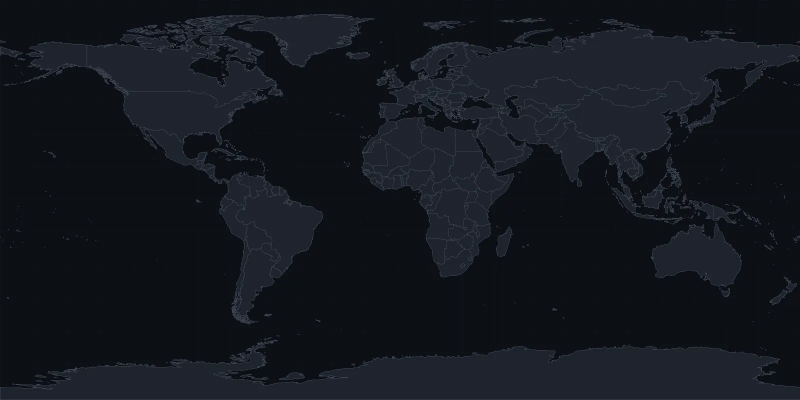
#> input picture app/growth_static/world.webp, 1600 x 800 px (shown at 1/2 size)
$ python -i og.py   (imports and definitions only)
#> lines starting #> are read from the running program, lines starting #| are printed output that depends on the picture
#> further down, picture is the input picture: PIL image 1600x800 RGB; mean R, G, B 19.3, 23.8, 30.5
"""Per-page Open Graph / Twitter share images (1200x630) in the current SpaceX design.

Every public page's og:image and twitter:image points at /og/<page>.png (stories at
/og/wire/<id>.png). Images are rendered with Pillow from that page's own hero still,
darkened, with the page title, a small white B mark beside the "blackout.network" wordmark and
the optional "Global threat monitoring" tagline. No yellow, no old dashboard tile,
no image credits, no emoji. Rank is a small grey label, or red when the rank is 7+.

Cached on disk per page/story, keyed to the content. Social caches are busted with
a ?v= query. Replaces the single static card at /icons/icon-og-v2-1200x630.png.
"""
from __future__ import annotations

import hashlib, html, io, os, re, tempfile, threading
from pathlib import Path

from PIL import Image, ImageDraw, ImageFont, ImageFilter, ImageEnhance

SITE = "https://blackout.network"
BRAND = "BLACKOUT.NETWORK"
WORDMARK = "blackout.network"
TAGLINE = "Global threat monitoring"
HANDLE = "@BlkoutNtw"
# Static square logo for /wire/<id> share tags when photo cards are off (Matt, Nov 27 2026).
# New filename rather than a ?v= bump of og.VERSION.
# Severity colours (Matt, Nov 27 8:47 PM ET): background behind the B uses the
# Refresh-button fill stops from PR #293. Per-severity filenames bust the X cache
# without bumping VERSION.
STORY_SHARE_IMAGE = f"{SITE}/img/share-logo-1200.png"
STORY_SHARE_SIZE = 1200
# Exact #293 Refresh fill stops: yellow, orange, red.
SHARE_YELLOW = (255, 229, 102)  # #FFE566
SHARE_ORANGE = (255, 154, 26)   # #FF9A1A
SHARE_RED = (255, 90, 60)       # #FF5A3C
SHARE_INK = (11, 13, 16)        # #0B0D10 — dark B on the three fills (WCAG AA)
STORY_SHARE_BY_TIER = {
    "black": STORY_SHARE_IMAGE,
    "yellow": f"{SITE}/img/share-logo-1200-yellow.png",
    "orange": f"{SITE}/img/share-logo-1200-orange.png",
    "red": f"{SITE}/img/share-logo-1200-red.png",
}
VERSION = "25"  # do not bump; per-severity image URLs bust the X cache instead
W, H = 1200, 630

BASE = Path(__file__).resolve().parent
FONTS = BASE / "static" / "fonts"
NEWS_FONTS = BASE / "static" / "newsletter" / "fonts"
MONT_VAR = FONTS / "Montserrat-VariableFont_wght.ttf"
INTER_BOLD = NEWS_FONTS / "Inter-Bold.ttf"
INTER_MED = NEWS_FONTS / "Inter-Medium.ttf"

# Dark theme tokens (greys brightening to white; red only for rank 7+)
BG = (5, 6, 10)
WHITE = (255, 255, 255)
TITLE = (255, 255, 255)
MUTED = (160, 166, 176)
WORD = (220, 223, 230)
TAG = (140, 146, 156)
RANK_GREY = (168, 174, 184)
RANK_RED = (200, 16, 46)  # rank 7+ only
YELLOW_MAX = 28  # reject leftover yellow from the old card

# Page card copy + background. bg is ("media", "hero-d.jpg") from theme_static/media,
# or ("wire", "iss070e062746.webp") from wire_v2_static/img. Stills are the same
# licensed / original heroes already on the page (NASA, SDO, our own captures).
# Pages without a unique hero use the site hero still, never a fabricated event photo.
PAGES = {
    "home": dict(path="/", title="Global threat monitoring | BLACKOUT.NETWORK",
                 card="Global threat monitoring",
                 desc="Global threat monitoring: independent, sourced early-warning signals on US and world threats, ranked 0 to 10 and updated around the clock. Not official alerts.",
                 bg=("media", "hero-d.jpg"), tagline=True),
    "live": dict(path="/live", title="BLACKOUT.NETWORK · Global threat monitoring",
                 card="Live dashboard",
                 desc="Independent, sourced early-warning signals on US and global threats: threat alerts and breaking news, updated around the clock. Not official alerts.",
                 bg=("media", "lvvid-d.jpg"), tagline=True),
    "wire": dict(path="/wire", title="The Wire: live threat feed | BLACKOUT.NETWORK",
                 card="The Wire",
                 desc="BLACKOUT.NETWORK's free early-warning feed: outbreaks, quakes, cyber attacks, unrest and conflict, each ranked 0–10 and linked to its sources. Research only, not official alerts.",
                 bg=("wire", "iss070e062746.webp"), tagline=True),
    "map": dict(path="/map", title="Heat map | BLACKOUT.NETWORK",
                card="Heat map",
                desc="Full-screen live heat map of ranked alerts from the last 7 days: conflicts, weather and quakes, outbreaks, outages and unrest.",
                bg=("media", "hmvid-d.jpg"), tagline=True),
    "crime": dict(path="/crime", title="Crime map and statistics near you: ZIP, city, county, country | BLACKOUT.NETWORK",
                  card="Crime",
                  desc="Look up crime for any US ZIP code, city, county or state, or any country: official FBI rates per 100,000 with trends, near-real-time incident heat maps for 16 US cities, a US county map and a world homicide map.",
                  bg=("media", "crvid-d.jpg"), tagline=True),
    "streams": dict(path="/streams", title="Live TV & Radio | BLACKOUT.NETWORK",
                    card="Live TV & Radio",
                    desc="Watch news channels streaming live right now on BLACKOUT.NETWORK, each one watched and transcribed so you can catch breaking events as they air.",
                    bg=("media", "tvvid-d.jpg"), tagline=True),
    "broadcasts": dict(path="/broadcasts", title="Live Broadcasts: wire, TV and radio | BLACKOUT.NETWORK",
                       card="Live Broadcasts",
                       desc="Live wire, local TV and radio transcripts on BLACKOUT.NETWORK, searched for threat keywords and color-coded by category as they come in, around the clock.",
                       bg=("media", "bcvid-d.jpg"), tagline=True),
    "radio": dict(path="/radio", title="Radio: number stations and live HF | BLACKOUT.NETWORK",
                  card="Live Radio",
                  desc="Listen to number stations, military HF and live radio on BLACKOUT.NETWORK, playable right in the browser, with a rolling transcript and a location filter.",
                  bg=("media", "rdvid-d.jpg"), tagline=True),
    "solar": dict(path="/solar", title="Solar & Seismic: space weather and quakes | BLACKOUT.NETWORK",
                  card="Solar & Seismic",
                  desc="Space weather and earthquakes on BLACKOUT.NETWORK: solar flares, geomagnetic storms, the Kp index and live global quakes, plus a solar–quake correlation lab.",
                  bg=("media", "cover-d.jpg"), tagline=True),  # SDO solar flare, 2016, public domain; same still as the site coverage band
    "weather": dict(path="/weather", title="Weather: alerts and forecast | BLACKOUT.NETWORK",
                    card="Weather",
                    desc="Current conditions, official severe-weather alerts and the forecast for any place you choose, on BLACKOUT.NETWORK. Free, with no account or sign-up needed.",
                    bg=("media", "noise-d.jpg"), tagline=True),  # NASA ISS imagery of Hurricane Dorian, 2019, public domain; also the site ranking-band still
    "network": dict(path="/grid", title="The Grid: power grid, internet and cloud status | BLACKOUT.NETWORK",
                    card="The Grid",
                    desc="Live status of the power grid and the networks that run on it on BLACKOUT.NETWORK: grid operators, outages by state, internet, cloud, apps and ISPs.",
                    bg=("media", "planet-d.jpg"), tagline=True),  # NASA ISS Earth limb, 2024, public domain
    "sources": dict(path="/sources", title="Sources | BLACKOUT.NETWORK",
                    card="Sources",
                    desc="Every source BLACKOUT.NETWORK uses, with item counts, profiles and a transparent 0–10 confidence rating. Search the directory or suggest a new source.",
                    bg=("wire", "iss067e302248.webp"), tagline=True),
    "credits": dict(path="/credits", title="Image credits | BLACKOUT.NETWORK",
                    card="Image credits",
                    desc="Sources and licences for the images and video used on BLACKOUT.NETWORK.",
                    bg=("media", "planet-d.jpg"), tagline=True),
    "newsletter": dict(path="/newsletter", title="Newsletter | BLACKOUT.NETWORK",
                       card="Newsletter",
                       desc="Sign up for BLACKOUT.NETWORK's free email brief: the highest-severity sourced threats, once or twice a day. Double opt-in, one-click unsubscribe.",
                       bg=("media", "email-d.jpg"), tagline=True),
    "scoring": dict(path="/scoring", title="How we score | BLACKOUT.NETWORK",
                    card="How we score",
                    desc="How BLACKOUT.NETWORK scores threats: the 0–100 severity score and the 0–10 rank, explained factor by factor with real worked examples. Research only.",
                    bg=("wire", "gen_signal_lines.webp"), tagline=True),
    "privacy": dict(path="/privacy", title="Privacy Policy | BLACKOUT.NETWORK",
                    card="Privacy Policy",
                    desc="BLACKOUT.NETWORK's Privacy Policy: what the site collects, how the newsletter and YouTube data are used and stored, retention, deletion and how to reach us.",
                    bg=("media", "hero-d.jpg"), tagline=True),
    "tos": dict(path="/tos", title="Terms of Service | BLACKOUT.NETWORK",
                card="Terms of Service",
                desc="BLACKOUT.NETWORK's Terms of Service: acceptable use, research-only data with no warranty, limitation of liability, Florida governing law and contact details.",
                bg=("media", "hero-d.jpg"), tagline=True),
    "cookies": dict(path="/cookies", title="Cookie Policy | BLACKOUT.NETWORK",
                    card="Cookie Policy",
                    desc="BLACKOUT.NETWORK's Cookie Policy: every cookie and browser storage item the site uses, what each does, how long it lasts, and how to turn analytics off.",
                    bg=("media", "hero-d.jpg"), tagline=True),
    "privacy-choices": dict(path="/privacy-choices", title="Your Privacy Choices | BLACKOUT.NETWORK",
                            card="Your Privacy Choices",
                            desc="Your Privacy Choices at BLACKOUT.NETWORK: we don't sell or share personal information. Turn Google Analytics off in this browser, and how we honor Global Privacy Control.",
                            bg=("media", "hero-d.jpg"), tagline=True),
    "social": dict(path="/social", title="Videos & posts | BLACKOUT.NETWORK",
                   card="Videos & posts",
                   desc="BLACKOUT.NETWORK videos and posts: world threat updates and explainers from YouTube @blkoutntw and X @BLKOUTNTW, each with a full sourced story page.",
                   bg=("media", "hero-d.jpg"), tagline=True),
    "stats": dict(path="/stats", title="Public stats: site traffic, YouTube and X | BLACKOUT.NETWORK",
                  card="Public stats",
                  desc="BLACKOUT.NETWORK's open stats: daily visitors and page views, the most-read pages and stories, where readers come from, plus YouTube @blkoutntw and X @BlkoutNtw growth.",
                  bg=("media", "trvid-d.jpg"), tagline=True),
    "cern": dict(path="/cern", title="CERN and the Large Hadron Collider: how it works, who pays, what it found | BLACKOUT.NETWORK",
                 card="CERN & the LHC",
                 desc="How CERN's 27 km Large Hadron Collider works and was built, who funds it country by country, what it discovered, the conspiracy theories next to the physics, and CERN's live control-room displays.",
                 bg=("media", "hero-d.jpg"), tagline=True),
    "welcome": dict(path="/welcome", title="Start here | BLACKOUT.NETWORK",
                    card="Start here",
                    desc="A brief overview of BLACKOUT.NETWORK: a free early-warning threat monitor, what we are trying to do, and the tools on this site. Not official alerts.",
                    bg=("media", "hero-d.jpg"), tagline=True),
    "mesh": dict(path="/mesh", title="Off-grid network map: live public mesh radios | BLACKOUT.NETWORK",
                 card="Off-grid network",
                 desc="A live map of public off-grid mesh radios worldwide, opening on a U.S. view, with a drop-off watch that flags regions where radios go quiet.",
                 bg=("media", "planet-d.jpg"), tagline=True),
    "noise": dict(path="/noise", title="Background Noise: low-rank alerts | BLACKOUT.NETWORK",
                  card="Background Noise",
                  desc="Every lower-priority alert BLACKOUT.NETWORK's scanner logs, ranked 0 to 6 and newest first, so you can see what is simmering before it becomes news.",
                  bg=("media", "nzvid-d.jpg"), tagline=True),
    "trends": dict(path="/trends", title="Trends: alert volume over time | BLACKOUT.NETWORK",
                   card="Trends",
                   desc="See how BLACKOUT.NETWORK's alert volume, severity mix and source health have moved over hours, days and weeks, with charts you can read on any screen.",
                   bg=("media", "trvid-d.jpg"), tagline=True),
    "grid": dict(path="/grid", title="The Grid: power grid, internet and cloud status | BLACKOUT.NETWORK",   # Nov 24 2026: /grid is The Grid's canonical URL
                 card="The Grid",
                 desc="Live status of the power grid and the networks that run on it on BLACKOUT.NETWORK: grid operators, outages by state, internet, cloud, apps and ISPs.",
                 bg=("media", "planet-d.jpg"), tagline=True),
    "ai": dict(path="/ai", title="AI Threats: AI-driven attacks and fraud | BLACKOUT.NETWORK",
               card="AI Threats",
               desc="BLACKOUT.NETWORK tracks AI threats: AI-assisted hacking, rogue bots and agents, AI-enabled cyber attacks, deepfake fraud and model misuse, ranked 0–10.",
               bg=("media", "hero-d.jpg"), tagline=True),
    "midterms": dict(path="/midterms", title="Midterms 2026: races, polls and results | BLACKOUT.NETWORK",
                     card="Midterms 2026",
                     desc="The 2026 U.S. midterms on BLACKOUT.NETWORK: every Senate, House and governor race, with cited ratings, polls, market odds and official live results.",
                     bg=("media", "hero-d.jpg"), tagline=True),
    "spacex": dict(path="/spacex", title="SpaceX: launches, Starship and Starlink | BLACKOUT.NETWORK",
                   card="SpaceX",
                   desc="SpaceX on BLACKOUT.NETWORK: next-launch countdown, the full launch schedule, Starship and Starlink updates, recent news and related prediction markets.",
                   bg=("media", "cover-d.jpg"), tagline=True),
    "figures": dict(path="/figures", title="Key Figures: people in the news | BLACKOUT.NETWORK",
                    card="Key Figures",
                    desc="A neutral reference to the people named in the stories BLACKOUT.NETWORK follows: their current role, why they are in the news and the latest headlines.",
                    bg=("media", "hero-d.jpg"), tagline=True),
    "politics": dict(path="/politics", title="Politics: developments and markets | BLACKOUT.NETWORK",
                     card="Politics",
                     desc="Political developments flagged by BLACKOUT.NETWORK's scanner, alongside public prediction-market prices, so you can see what might shift and how fast.",
                     bg=("media", "hero-d.jpg"), tagline=True),
    "finance": dict(path="/finance", title="Finance: global markets | BLACKOUT.NETWORK",
                    card="Finance",
                    desc="Global markets on BLACKOUT.NETWORK: indices, ETFs, stocks, bonds, options and volatility, forex and crypto, in one dark, phone-friendly dashboard tab.",
                    bg=("media", "hero-d.jpg"), tagline=True),
    "jets": dict(path="/jets", title="Private jets: business jets airborne now | BLACKOUT.NETWORK",
                 card="Private jets",
                 desc="Private and business jets airborne right now anywhere in the world, tracked on BLACKOUT.NETWORK from public transponder data and refreshed every few minutes.",
                 bg=("media", "hero-d.jpg"), tagline=True),
    "intel": dict(path="/intel", title="Intel Streams: research, leaks, patents | BLACKOUT.NETWORK",
                  card="Intel Streams",
                  desc="BLACKOUT.NETWORK's Intel Streams: new research papers, leak releases, patents, mergers and market shocks, each linked to its source, with an RSS feed.",
                  bg=("media", "hero-d.jpg"), tagline=True),
    "government": dict(path="/government", title="Government | BLACKOUT.NETWORK",
                       card="Government",
                       desc="Government organisations tracked on BLACKOUT.NETWORK.",
                       bg=("media", "hero-d.jpg"), tagline=True),
    "preppers": dict(path="/preppers", title="Preppers: suppliers, guidance and kits | BLACKOUT.NETWORK",
                     card="Preppers",
                     desc="Rated prepper suppliers, free official preparedness guidance, a supply planner and ready-made kit lists for every threat type, on BLACKOUT.NETWORK.",
                     bg=("media", "hero-d.jpg"), tagline=True),
    "games": dict(path="/games", title="Games: 8-bit arcade games | BLACKOUT.NETWORK",
                  card="Games",
                  desc="Original 8-bit style arcade, puzzle and board games you can play right in your browser on BLACKOUT.NETWORK, on desktop or phone. Free, no download.",
                  bg=("media", "hero-d.jpg"), tagline=True),
    "gunlaws": dict(path="/gunlaws", title="Gun Laws: court cases, bills and forecasts | BLACKOUT.NETWORK",
                    card="Gun Laws",
                    desc="Second Amendment cases in U.S. courts, gun bills in Congress and state ballot measures on BLACKOUT.NETWORK, with parties, odds and plain-English forecasts.",
                    bg=("media", "hero-d.jpg"), tagline=True),
    "medical": dict(path="/medical", title="Medical | BLACKOUT.NETWORK",
                    card="Medical",
                    desc="Medical and health signals on BLACKOUT.NETWORK.",
                    bg=("wire", "gen_health_abstract.webp"), tagline=True),
    "resources": dict(path="/resources", title="Resources | BLACKOUT.NETWORK",
                      card="Resources",
                      desc="Preparedness resources on BLACKOUT.NETWORK.",
                      bg=("media", "hero-d.jpg"), tagline=True),
    "bushcraft": dict(path="/bushcraft", title="Bushcraft | BLACKOUT.NETWORK",
                      card="Bushcraft",
                      desc="Bushcraft guides and plant knowledge on BLACKOUT.NETWORK.",
                      bg=("media", "hero-d.jpg"), tagline=True),
    "ranked": dict(path="/ranked", title="Ranked by Users | BLACKOUT.NETWORK",
                   card="Ranked by Users",
                   desc="Vote on how serious each alert is and compare the crowd's 0–10 threat level with the scanner's own ranking, live on BLACKOUT.NETWORK. No sign-up needed.",
                   bg=("media", "hero-d.jpg"), tagline=True),
    "thread": dict(path="/thread", title="The Thread: developing stories | BLACKOUT.NETWORK",
                   card="The Thread",
                   desc="BLACKOUT.NETWORK's Thread links related alerts into developing stories, showing every update, its sources and how the threat level changed over time.",
                   bg=("wire", "iss070e062746.webp"), tagline=True),
}

# Tab path keys that 302 to /live#<key> for humans; social crawlers get a 200 share page.
TAB_SHARE = ("solar", "weather", "streams", "broadcasts", "radio", "noise", "trends",
             "grid", "ai", "midterms", "spacex", "figures", "politics", "finance",
             "jets", "intel", "government", "preppers", "games", "gunlaws",
             "medical", "resources", "bushcraft", "ranked", "thread", "wire")

# Paths that already have a real HTML page (do not intercept as a share shim).
REAL_PATHS = {"wire", "network", "grid", "map", "crime", "sources", "credits", "newsletter",
              "scoring", "privacy", "tos", "cookies", "privacy-choices", "social",
              "stats", "cern", "welcome", "mesh", "live", "home"}

CRAWLER_RE = re.compile(
    r"(Twitterbot|facebookexternalhit|Facebot|FacebookBot|LinkedInBot|Slackbot|Slack-ImgProxy|"
    r"Discordbot|WhatsApp|TelegramBot|Pinterest|Applebot|Googlebot|bingbot|DuckDuckBot|"
    r"Baiduspider|YandexBot|ia_archiver|SkypeUriPreview|redditbot|vkShare|W3C_Validator|"
    r"Embedly|Quora Link Preview|BitlyBot|Iframely|Viber|Line/|QQBot)",
    re.I,
)

_LOCK = threading.Lock()
_MEM = {}  # key -> png bytes
_MEM_MAX = 48
_FONT_CACHE = {}


# [7 lines left out: function cache_dir, not called in this run]


def is_crawler(ua):
    return bool(ua and CRAWLER_RE.search(ua))


# [50 lines left out: functions _font, _resolve_font, mont, inter, not called in this run]


# Inter-Bold (OFL, already vendored) covers Latin Extended (ş, ü, ñ, …).
# System DejaVu is a fallback if the bundled file is missing. Not Montserrat:
# a missing cmap on that face dropped ş and printed "Yaar" for "Yaşar".
_DEJAVU_B = Path("/usr/share/fonts/truetype/dejavu/DejaVuSans-Bold.ttf")


# [15 lines left out: functions card_face_path, card_face, not called in this run]


def _cover(im, w=W, h=H):
#> called with w = 1200, h = 630
    im = im.convert("RGB")
    iw, ih = im.size
    if iw < 1 or ih < 1:
        return Image.new("RGB", (w, h), BG)
    scale = max(w / iw, h / ih)
    nw, nh = max(1, int(iw * scale)), max(1, int(ih * scale))
    im = im.resize((nw, nh), Image.Resampling.LANCZOS)
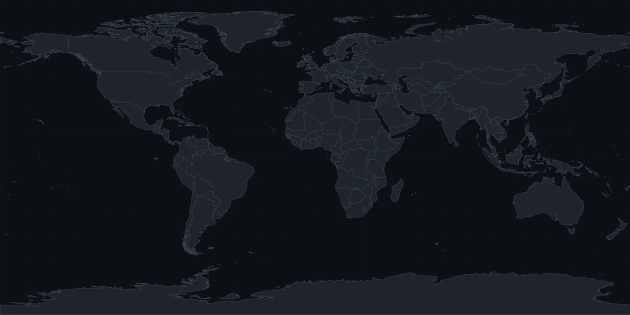
#> im: PIL image 1260x630 RGB (shown at 1/2 size); mean R, G, B 19.3, 23.8, 30.5
    left, top = (nw - w) // 2, (nh - h) // 2
    return im.crop((left, top, left + w, top + h))
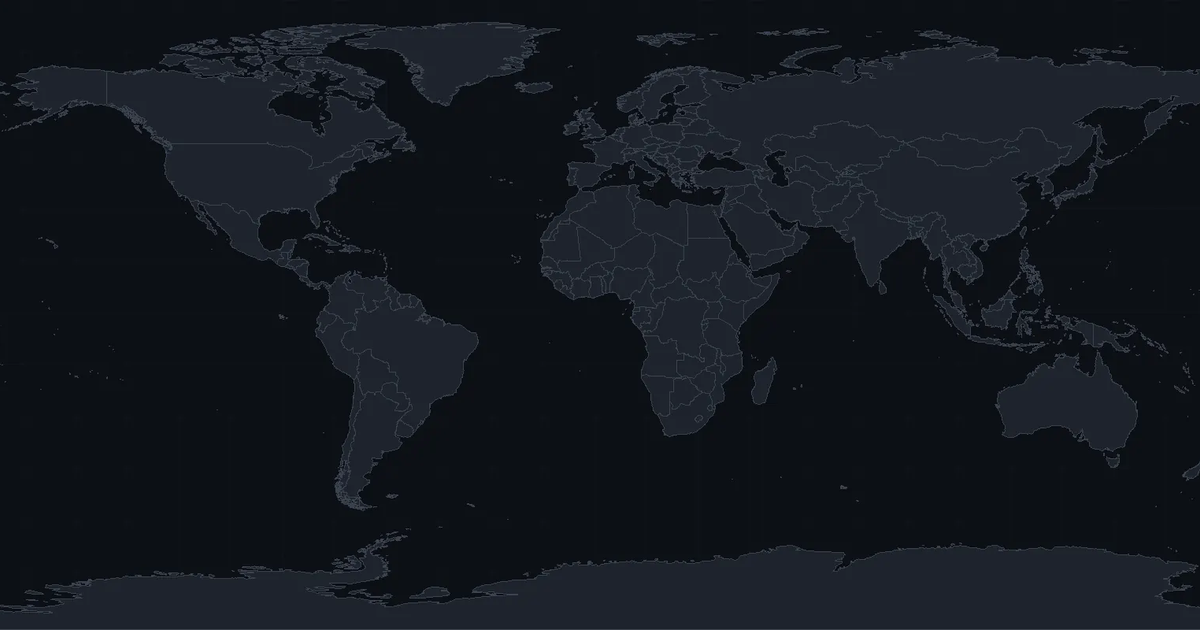
#> returned value: PIL image 1200x630 RGB; mean R, G, B 19.5, 24.1, 30.8


# [43 lines left out: functions _media_bytes, _wire_bytes, _open_bg, not called in this run]


def _darken(im):
    """Full-bleed still, darkened, with a heavier grade toward the lower third for type."""
    im = _cover(im)
    # slight blur so the photo sits behind the type, SpaceX-poster style
    try:
        im = ImageEnhance.Color(im).enhance(0.55)
#> im: PIL image 1200x630 RGB
        im = ImageEnhance.Brightness(im).enhance(0.72)
#> (the rest of the program and of its run is left out)
